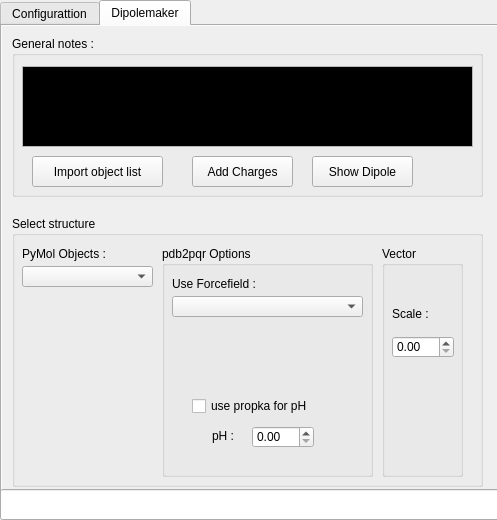
<?xml version="1.0" encoding="UTF-8"?>
<ui version="4.0">
 <class>Dialog</class>
 <widget class="QDialog" name="Dialog">
  <property name="geometry">
   <rect>
    <x>0</x>
    <y>0</y>
    <width>497</width>
    <height>520</height>
   </rect>
  </property>
  <property name="windowTitle">
   <string>Dipolemaker</string>
  </property>
  <property name="autoFillBackground">
   <bool>true</bool>
  </property>
  <widget class="QTabWidget" name="tabWidget">
   <property name="geometry">
    <rect>
     <x>0</x>
     <y>0</y>
     <width>500</width>
     <height>511</height>
    </rect>
   </property>
   <property name="autoFillBackground">
    <bool>true</bool>
   </property>
   <property name="currentIndex">
    <number>1</number>
   </property>
   <widget class="QWidget" name="tab">
    <property name="autoFillBackground">
     <bool>true</bool>
    </property>
    <attribute name="title">
     <string>Configurattion</string>
    </attribute>
    <widget class="QGroupBox" name="groupBox">
     <property name="geometry">
      <rect>
       <x>10</x>
       <y>20</y>
       <width>471</width>
       <height>101</height>
      </rect>
     </property>
     <property name="font">
      <font>
       <pointsize>9</pointsize>
      </font>
     </property>
     <property name="title">
      <string>How to install :</string>
     </property>
     <widget class="QTextBrowser" name="textBrowser">
      <property name="geometry">
       <rect>
        <x>10</x>
        <y>20</y>
        <width>451</width>
        <height>71</height>
       </rect>
      </property>
      <property name="palette">
       <palette>
        <active>
         <colorrole role="WindowText">
          <brush brushstyle="SolidPattern">
           <color alpha="255">
            <red>0</red>
            <green>0</green>
            <blue>0</blue>
           </color>
          </brush>
         </colorrole>
         <colorrole role="Text">
          <brush brushstyle="SolidPattern">
           <color alpha="255">
            <red>255</red>
            <green>255</green>
            <blue>0</blue>
           </color>
          </brush>
         </colorrole>
         <colorrole role="Base">
          <brush brushstyle="SolidPattern">
           <color alpha="255">
            <red>0</red>
            <green>0</green>
            <blue>0</blue>
           </color>
          </brush>
         </colorrole>
         <colorrole role="Window">
          <brush brushstyle="SolidPattern">
           <color alpha="255">
            <red>255</red>
            <green>255</green>
            <blue>255</blue>
           </color>
          </brush>
         </colorrole>
         <colorrole role="PlaceholderText">
          <brush brushstyle="SolidPattern">
           <color alpha="128">
            <red>255</red>
            <green>255</green>
            <blue>0</blue>
           </color>
          </brush>
         </colorrole>
        </active>
        <inactive>
         <colorrole role="WindowText">
          <brush brushstyle="SolidPattern">
           <color alpha="255">
            <red>0</red>
            <green>0</green>
            <blue>0</blue>
           </color>
          </brush>
         </colorrole>
         <colorrole role="Text">
          <brush brushstyle="SolidPattern">
           <color alpha="255">
            <red>255</red>
            <green>255</green>
            <blue>0</blue>
           </color>
          </brush>
         </colorrole>
         <colorrole role="Base">
          <brush brushstyle="SolidPattern">
           <color alpha="255">
            <red>0</red>
            <green>0</green>
            <blue>0</blue>
           </color>
          </brush>
         </colorrole>
         <colorrole role="Window">
          <brush brushstyle="SolidPattern">
           <color alpha="255">
            <red>255</red>
            <green>255</green>
            <blue>255</blue>
           </color>
          </brush>
         </colorrole>
         <colorrole role="PlaceholderText">
          <brush brushstyle="SolidPattern">
           <color alpha="128">
            <red>255</red>
            <green>255</green>
            <blue>0</blue>
           </color>
          </brush>
         </colorrole>
        </inactive>
        <disabled>
         <colorrole role="WindowText">
          <brush brushstyle="SolidPattern">
           <color alpha="255">
            <red>106</red>
            <green>104</green>
            <blue>100</blue>
           </color>
          </brush>
         </colorrole>
         <colorrole role="Text">
          <brush brushstyle="SolidPattern">
           <color alpha="255">
            <red>106</red>
            <green>104</green>
            <blue>100</blue>
           </color>
          </brush>
         </colorrole>
         <colorrole role="Base">
          <brush brushstyle="SolidPattern">
           <color alpha="255">
            <red>255</red>
            <green>255</green>
            <blue>255</blue>
           </color>
          </brush>
         </colorrole>
         <colorrole role="Window">
          <brush brushstyle="SolidPattern">
           <color alpha="255">
            <red>255</red>
            <green>255</green>
            <blue>255</blue>
           </color>
          </brush>
         </colorrole>
         <colorrole role="PlaceholderText">
          <brush brushstyle="SolidPattern">
           <color alpha="128">
            <red>0</red>
            <green>0</green>
            <blue>0</blue>
           </color>
          </brush>
         </colorrole>
        </disabled>
       </palette>
      </property>
      <property name="font">
       <font>
        <pointsize>8</pointsize>
       </font>
      </property>
      <property name="autoFillBackground">
       <bool>true</bool>
      </property>
     </widget>
    </widget>
    <widget class="QGroupBox" name="groupBox_2">
     <property name="geometry">
      <rect>
       <x>10</x>
       <y>140</y>
       <width>471</width>
       <height>101</height>
      </rect>
     </property>
     <property name="font">
      <font>
       <pointsize>9</pointsize>
      </font>
     </property>
     <property name="title">
      <string>Scripts and Program Paths</string>
     </property>
     <widget class="QWidget" name="verticalLayoutWidget">
      <property name="geometry">
       <rect>
        <x>10</x>
        <y>20</y>
        <width>209</width>
        <height>71</height>
       </rect>
      </property>
      <layout class="QVBoxLayout" name="verticalLayout">
       <item>
        <widget class="QPushButton" name="pushButton_1">
         <property name="enabled">
          <bool>true</bool>
         </property>
         <property name="mouseTracking">
          <bool>false</bool>
         </property>
         <property name="text">
          <string>pdb2pqr executables location :</string>
         </property>
         <property name="autoDefault">
          <bool>false</bool>
         </property>
        </widget>
       </item>
       <item>
        <widget class="QPushButton" name="pushButton_2">
         <property name="text">
          <string>cgo_arrow.py script location :</string>
         </property>
        </widget>
       </item>
      </layout>
     </widget>
     <widget class="QWidget" name="verticalLayoutWidget_2">
      <property name="geometry">
       <rect>
        <x>220</x>
        <y>20</y>
        <width>241</width>
        <height>71</height>
       </rect>
      </property>
      <layout class="QVBoxLayout" name="verticalLayout_2">
       <item>
        <widget class="QLineEdit" name="lineEdit"/>
       </item>
       <item>
        <widget class="QLineEdit" name="lineEdit_2"/>
       </item>
      </layout>
     </widget>
    </widget>
    <widget class="QPushButton" name="pushButton_3">
     <property name="geometry">
      <rect>
       <x>130</x>
       <y>280</y>
       <width>211</width>
       <height>31</height>
      </rect>
     </property>
     <property name="font">
      <font>
       <pointsize>9</pointsize>
      </font>
     </property>
     <property name="text">
      <string>Save Plugin Configuration File</string>
     </property>
    </widget>
   </widget>
   <widget class="QWidget" name="tab_2">
    <property name="autoFillBackground">
     <bool>true</bool>
    </property>
    <attribute name="title">
     <string>Dipolemaker</string>
    </attribute>
    <widget class="QGroupBox" name="groupBox_3">
     <property name="geometry">
      <rect>
       <x>10</x>
       <y>10</y>
       <width>471</width>
       <height>161</height>
      </rect>
     </property>
     <property name="font">
      <font>
       <pointsize>9</pointsize>
      </font>
     </property>
     <property name="title">
      <string>General notes :</string>
     </property>
     <widget class="QTextBrowser" name="textBrowser_2">
      <property name="geometry">
       <rect>
        <x>10</x>
        <y>30</y>
        <width>451</width>
        <height>81</height>
       </rect>
      </property>
      <property name="palette">
       <palette>
        <active>
         <colorrole role="WindowText">
          <brush brushstyle="SolidPattern">
           <color alpha="255">
            <red>0</red>
            <green>0</green>
            <blue>0</blue>
           </color>
          </brush>
         </colorrole>
         <colorrole role="Text">
          <brush brushstyle="SolidPattern">
           <color alpha="255">
            <red>255</red>
            <green>255</green>
            <blue>0</blue>
           </color>
          </brush>
         </colorrole>
         <colorrole role="Base">
          <brush brushstyle="SolidPattern">
           <color alpha="255">
            <red>0</red>
            <green>0</green>
            <blue>0</blue>
           </color>
          </brush>
         </colorrole>
         <colorrole role="PlaceholderText">
          <brush brushstyle="SolidPattern">
           <color alpha="128">
            <red>255</red>
            <green>255</green>
            <blue>0</blue>
           </color>
          </brush>
         </colorrole>
        </active>
        <inactive>
         <colorrole role="WindowText">
          <brush brushstyle="SolidPattern">
           <color alpha="255">
            <red>0</red>
            <green>0</green>
            <blue>0</blue>
           </color>
          </brush>
         </colorrole>
         <colorrole role="Text">
          <brush brushstyle="SolidPattern">
           <color alpha="255">
            <red>255</red>
            <green>255</green>
            <blue>0</blue>
           </color>
          </brush>
         </colorrole>
         <colorrole role="Base">
          <brush brushstyle="SolidPattern">
           <color alpha="255">
            <red>0</red>
            <green>0</green>
            <blue>0</blue>
           </color>
          </brush>
         </colorrole>
         <colorrole role="PlaceholderText">
          <brush brushstyle="SolidPattern">
           <color alpha="128">
            <red>255</red>
            <green>255</green>
            <blue>0</blue>
           </color>
          </brush>
         </colorrole>
        </inactive>
        <disabled>
         <colorrole role="WindowText">
          <brush brushstyle="SolidPattern">
           <color alpha="255">
            <red>106</red>
            <green>104</green>
            <blue>100</blue>
           </color>
          </brush>
         </colorrole>
         <colorrole role="Text">
          <brush brushstyle="SolidPattern">
           <color alpha="255">
            <red>106</red>
            <green>104</green>
            <blue>100</blue>
           </color>
          </brush>
         </colorrole>
         <colorrole role="Base">
          <brush brushstyle="SolidPattern">
           <color alpha="255">
            <red>212</red>
            <green>208</green>
            <blue>200</blue>
           </color>
          </brush>
         </colorrole>
         <colorrole role="PlaceholderText">
          <brush brushstyle="SolidPattern">
           <color alpha="128">
            <red>0</red>
            <green>0</green>
            <blue>0</blue>
           </color>
          </brush>
         </colorrole>
        </disabled>
       </palette>
      </property>
      <property name="font">
       <font>
        <pointsize>8</pointsize>
       </font>
      </property>
     </widget>
     <widget class="QPushButton" name="pushButton">
      <property name="geometry">
       <rect>
        <x>20</x>
        <y>120</y>
        <width>131</width>
        <height>31</height>
       </rect>
      </property>
      <property name="font">
       <font>
        <pointsize>9</pointsize>
       </font>
      </property>
      <property name="text">
       <string>Import object list</string>
      </property>
     </widget>
     <widget class="QPushButton" name="pushButton_4">
      <property name="geometry">
       <rect>
        <x>180</x>
        <y>120</y>
        <width>101</width>
        <height>31</height>
       </rect>
      </property>
      <property name="font">
       <font>
        <pointsize>9</pointsize>
       </font>
      </property>
      <property name="text">
       <string>Add Charges</string>
      </property>
     </widget>
     <widget class="QPushButton" name="pushButton_5">
      <property name="geometry">
       <rect>
        <x>300</x>
        <y>120</y>
        <width>101</width>
        <height>31</height>
       </rect>
      </property>
      <property name="font">
       <font>
        <pointsize>9</pointsize>
       </font>
      </property>
      <property name="text">
       <string>Show Dipole</string>
      </property>
     </widget>
    </widget>
    <widget class="QGroupBox" name="groupBox_4">
     <property name="geometry">
      <rect>
       <x>10</x>
       <y>190</y>
       <width>471</width>
       <height>271</height>
      </rect>
     </property>
     <property name="font">
      <font>
       <pointsize>9</pointsize>
      </font>
     </property>
     <property name="title">
      <string>Select structure</string>
     </property>
     <widget class="QGroupBox" name="groupBox_5">
      <property name="geometry">
       <rect>
        <x>150</x>
        <y>30</y>
        <width>211</width>
        <height>231</height>
       </rect>
      </property>
      <property name="font">
       <font>
        <pointsize>9</pointsize>
       </font>
      </property>
      <property name="title">
       <string>pdb2pqr Options</string>
      </property>
      <widget class="QCheckBox" name="checkBox">
       <property name="geometry">
        <rect>
         <x>30</x>
         <y>150</y>
         <width>151</width>
         <height>20</height>
        </rect>
       </property>
       <property name="text">
        <string>use propka for pH</string>
       </property>
      </widget>
      <widget class="QDoubleSpinBox" name="doubleSpinBox_2">
       <property name="geometry">
        <rect>
         <x>90</x>
         <y>180</y>
         <width>62</width>
         <height>22</height>
        </rect>
       </property>
      </widget>
      <widget class="QLabel" name="label">
       <property name="geometry">
        <rect>
         <x>50</x>
         <y>180</y>
         <width>31</width>
         <height>20</height>
        </rect>
       </property>
       <property name="text">
        <string>pH :</string>
       </property>
      </widget>
      <widget class="QLabel" name="label_3">
       <property name="geometry">
        <rect>
         <x>10</x>
         <y>30</y>
         <width>111</width>
         <height>16</height>
        </rect>
       </property>
       <property name="font">
        <font>
         <pointsize>9</pointsize>
        </font>
       </property>
       <property name="text">
        <string>Use Forcefield :</string>
       </property>
      </widget>
      <widget class="QComboBox" name="comboBox_2">
       <property name="geometry">
        <rect>
         <x>10</x>
         <y>50</y>
         <width>191</width>
         <height>21</height>
        </rect>
       </property>
      </widget>
     </widget>
     <widget class="QGroupBox" name="groupBox_6">
      <property name="geometry">
       <rect>
        <x>370</x>
        <y>30</y>
        <width>81</width>
        <height>231</height>
       </rect>
      </property>
      <property name="font">
       <font>
        <pointsize>9</pointsize>
       </font>
      </property>
      <property name="title">
       <string>Vector</string>
      </property>
      <widget class="QDoubleSpinBox" name="doubleSpinBox">
       <property name="geometry">
        <rect>
         <x>10</x>
         <y>90</y>
         <width>62</width>
         <height>22</height>
        </rect>
       </property>
      </widget>
      <widget class="QLabel" name="label_4">
       <property name="geometry">
        <rect>
         <x>10</x>
         <y>60</y>
         <width>55</width>
         <height>16</height>
        </rect>
       </property>
       <property name="text">
        <string>Scale :</string>
       </property>
      </widget>
     </widget>
     <widget class="QLabel" name="label_2">
      <property name="geometry">
       <rect>
        <x>10</x>
        <y>30</y>
        <width>101</width>
        <height>16</height>
       </rect>
      </property>
      <property name="font">
       <font>
        <pointsize>9</pointsize>
       </font>
      </property>
      <property name="text">
       <string>PyMol Objects :</string>
      </property>
     </widget>
     <widget class="QComboBox" name="comboBox">
      <property name="geometry">
       <rect>
        <x>10</x>
        <y>50</y>
        <width>131</width>
        <height>21</height>
       </rect>
      </property>
     </widget>
    </widget>
   </widget>
  </widget>
  <widget class="QLineEdit" name="lineEdit_3">
   <property name="geometry">
    <rect>
     <x>0</x>
     <y>489</y>
     <width>500</width>
     <height>31</height>
    </rect>
   </property>
   <property name="font">
    <font>
     <pointsize>9</pointsize>
    </font>
   </property>
   <property name="readOnly">
    <bool>false</bool>
   </property>
  </widget>
 </widget>
 <resources/>
 <connections/>
</ui>
